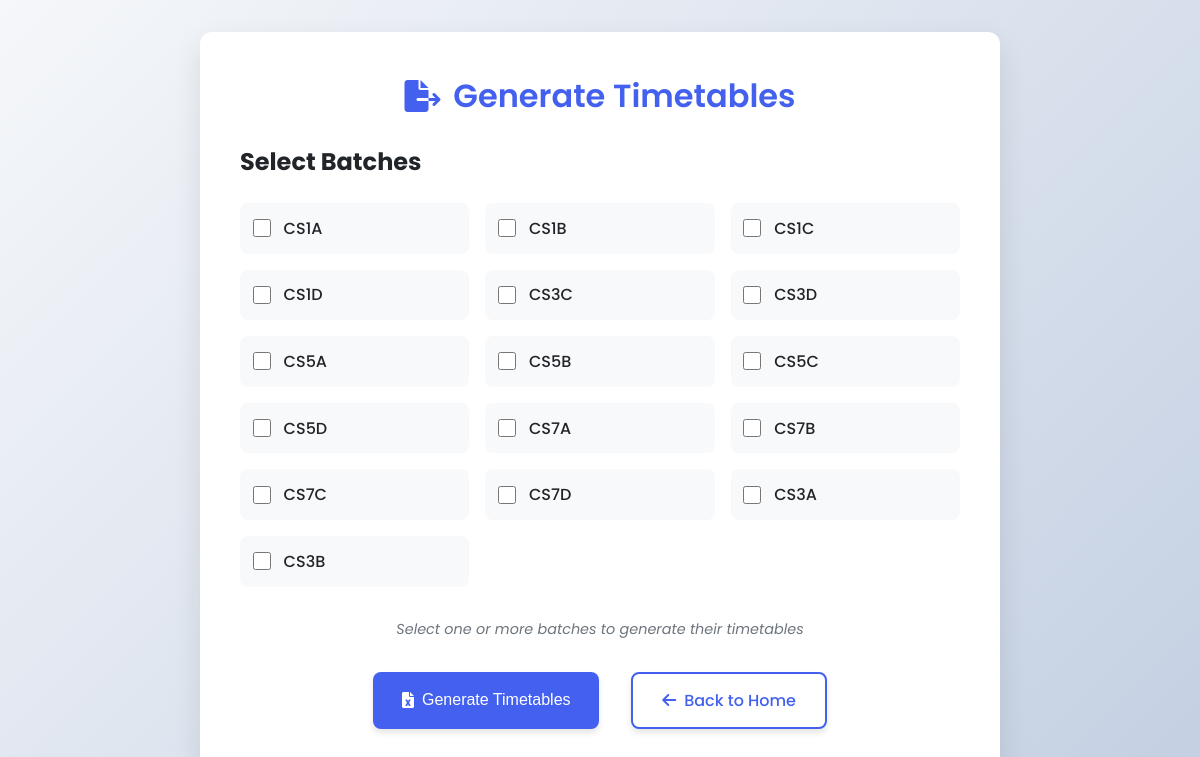
The app's page /select_batches, older data.
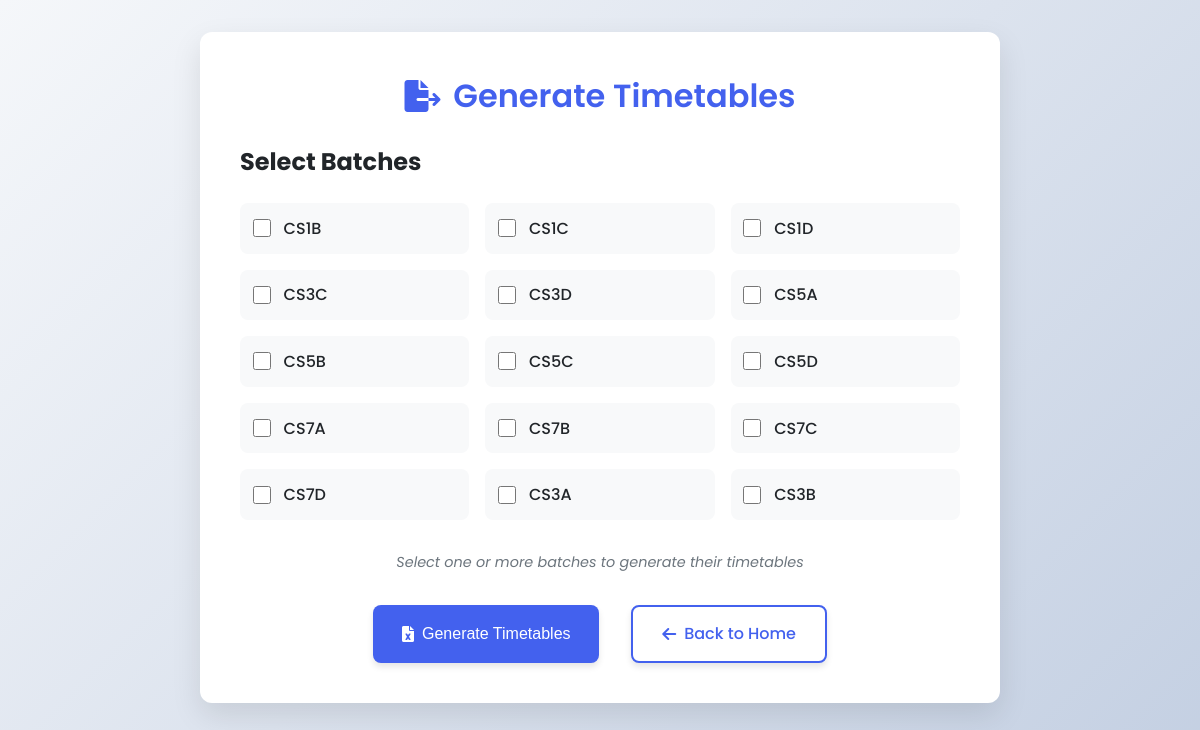
The same page, newer data.
### app.py (models this page shows)
class Batch(db.Model):
    id = db.Column(db.Integer, primary_key=True)
    name = db.Column(db.String(50), unique=True, nullable=False)
    capacity = db.Column(db.Integer, nullable=False)
    courses = db.relationship('Course', backref='batch', lazy=True)

### app.py (the view)
@app.route('/select_batches', methods=['GET'])
def select_batches():
    batches = Batch.query.all()
    return render_template('select_batches.html', batches=batches)

### templates/select_batches.html (shortened to what this page needs)
<!DOCTYPE html>
<html lang="en">
<head>
    <link rel="stylesheet" href="https://cdnjs.cloudflare.com/ajax/libs/font-awesome/6.0.0-beta3/css/all.min.css">
</head>
<body>
    <div class="container">
        <div class="card">
            <h1><i class="fas fa-file-export"></i> Generate Timetables</h1>
            <form action="/download-timetable" method="POST">
                <div class="form-group">
                    <h2>Select Batches</h2>
                    <div class="batch-list">
                        {% for batch in batches %}
                        <div class="batch-item">
                            <input type="checkbox" id="batch_{{ batch.id }}" name="batch_ids[]" value="{{ batch.id }}" class="batch-checkbox">
                            <label for="batch_{{ batch.id }}" class="batch-label">{{ batch.name }}</label>
                        </div>
                        {% endfor %}
                    </div>
                </div>
                <p class="instructions">Select one or more batches to generate their timetables</p>
                <div class="btn-group">
                    <button type="submit" class="btn btn-primary">
                        <i class="fas fa-file-excel"></i> Generate Timetables
                    </button>
                    <a href="{{ url_for('index') }}" class="btn btn-secondary">
                        <i class="fas fa-arrow-left"></i> Back to Home
                    </a>
                </div>
            </form>
        </div>
    </div>
</body>
</html>

### templates/select_batches.html (style rules this page uses)
:root { --primary: #4361ee; --primary-dark: #3a56d4; --secondary: #3f37c9; --light: #f8f9fa; --dark: #212529; --success: #4cc9f0; --gray: #6c757d; }
* { margin: 0; padding: 0; box-sizing: border-box; }
body { font-family: 'Poppins', sans-serif; background: linear-gradient(135deg, #f5f7fa 0%, #c3cfe2 100%); min-height: 100vh; color: var(--dark); padding: 2rem; }
.container { max-width: 800px; margin: 0 auto; }
.card { background-color: white; border-radius: 12px; padding: 2.5rem; box-shadow: 0 12px 30px rgba(0, 0, 0, 0.1); }
h1 { font-size: 2rem; font-weight: 600; color: var(--primary); margin-bottom: 1.5rem; display: flex; align-items: center; justify-content: center; gap: 0.8rem; }
.form-group { margin-bottom: 2rem; }
.batch-list { display: grid; grid-template-columns: repeat(auto-fill, minmax(200px, 1fr)); gap: 1rem; margin: 1.5rem 0; }
.batch-item { display: flex; align-items: center; padding: 0.8rem; background-color: #f8f9fa; border-radius: 8px; transition: all 0.3s ease; }
.batch-checkbox { margin-right: 0.8rem; width: 18px; height: 18px; accent-color: var(--primary); }
.batch-label { font-weight: 500; cursor: pointer; }
.btn { display: inline-flex; align-items: center; justify-content: center; padding: 0.9rem 1.8rem; border-radius: 8px; font-weight: 500; text-decoration: none; transition: all 0.3s ease; box-shadow: 0 4px 6px rgba(0, 0, 0, 0.1); border: none; cursor: pointer; font-size: 1rem; gap: 0.5rem; }
.btn-primary { background-color: var(--primary); color: white; }
.btn-secondary { background-color: white; color: var(--primary); border: 2px solid var(--primary); margin-left: 1rem; }
.btn-group { display: flex; justify-content: center; margin-top: 2rem; gap: 1rem; }
.instructions { font-size: 0.9rem; color: var(--gray); margin-top: 1rem; text-align: center; font-style: italic; }

Row changes from the older to the newer data that the page shows:
removed Batch: name "CS1A"
